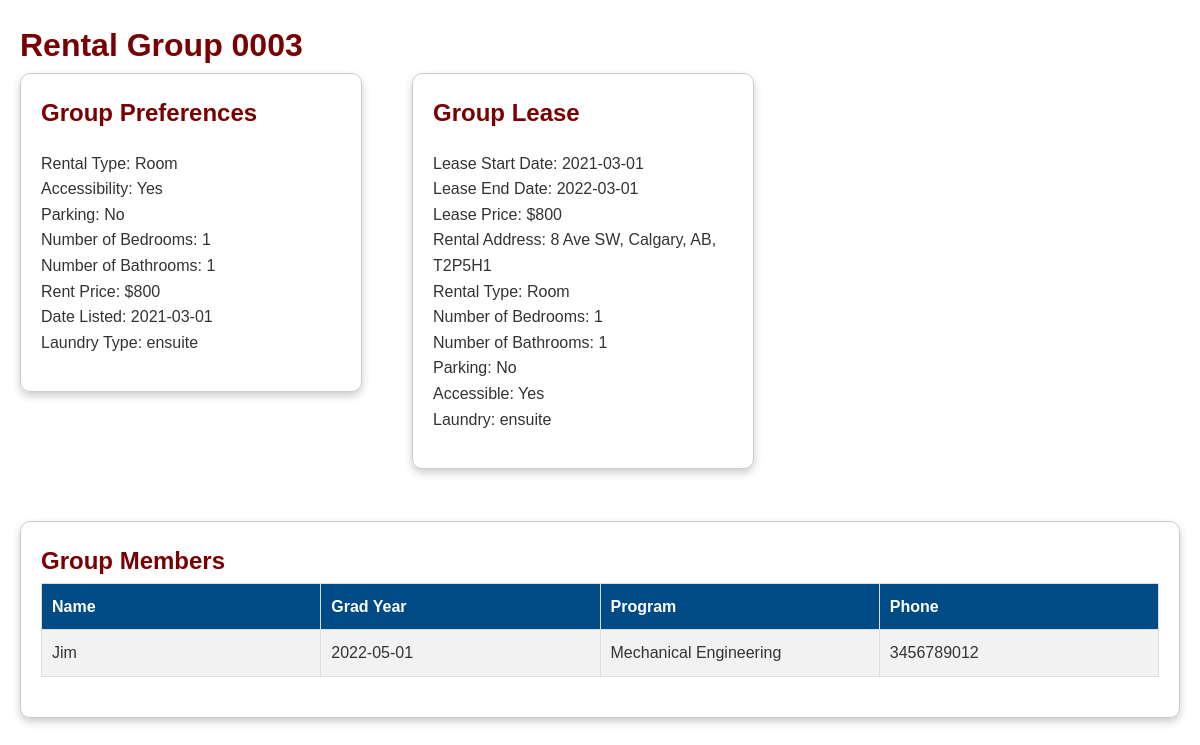
The page /pages/groupDetail.php?group_id=0003 on the database its author committed.
### tables this page shows
create table rental_group (
	id char(4) not null,
	rental_type enum('House', 'Apartment', 'Room'),
	is_accessible boolean default FALSE,
    has_parking boolean default FALSE,
    num_bedrooms int,
    num_bathrooms int,
    rent_price float check (rent_price >= 0.0),
    date_listed date not null,
    laundry_type enum ('ensuite', 'shared') not null,
    primary key (id)
);

create table lease (
	rental_id int not null,
	rental_group_id char(4) not null,
	date_signed date not null,
	end_date date not null,
	rent_price float not null check (rent_price >= 0.0),
	primary key (rental_id, rental_group_id),
	foreign key (rental_id) references rental(id) on delete cascade,
	foreign key (rental_group_id) references rental_group(id) on delete cascade	
);

create table rental (
    id int not null auto_increment,
	rental_type enum ("House", "Apartment", "Room"),
    apt_num int,
    street varchar(255) not null,
    city varchar(255) not null,
    province char(2) not null,
    pc char(7) not null,
	num_bedrooms int not null,
    num_bathrooms int not null,
    laundry_type enum ('ensuite', 'shared'),
    has_parking boolean not null,
    is_accessible boolean default FALSE,
    rent float not null,
    date_listed date not null,
	primary key (id)
);

create table renter (
	person_id char(5) not null,
	rental_group_id char(4) not null,
	grad_year date not null,
	program varchar(255) not null,
	student_id char(7) not null,
	primary key (person_id),
	foreign key (person_id) references person(id) on delete cascade,
    foreign key (rental_group_id) references rental_group(id)
);

create table person (
	id char(5) not null,
    first_name varchar(60) not null,
    last_name varchar(60) not null,
    phone_num varchar(10) not null,
	primary key (id)
);

### functions.php (called while the page is built, shortened)
<?php
function getDatabaseConnection()
{
    $username = "root";
    $password = "";
    $dbname = "rentalDB";
    try {
        $servername = "localhost";
        $conn = new PDO("mysql:host=$servername;dbname=$dbname;charset=utf8mb4", $username, $password);
        $conn->setAttribute(PDO::ATTR_ERRMODE, PDO::ERRMODE_EXCEPTION);
        return $conn;
    } catch (PDOException $e) {
        echo "Connection failed: " . $e->getMessage();
        die();
    }
}
function fetchGroupbyID($id)
{
    $conn = getDatabaseConnection();
    $group = [];
    try {
        $sql = "SELECT * FROM rental_group WHERE id = :id";
        $stmt = $conn->prepare($sql);
        $stmt->execute(['id' => $id]);
        $group = $stmt->fetch(PDO::FETCH_ASSOC);
    } catch (PDOException $e) {
        echo "Error fetching group: " . $e->getMessage();
        die();
    }
    return $group;
}
function fetchGroupMembers($id)
{
    $conn = getDatabaseConnection();
    $members = [];
    try {
        $sql = "SELECT p.first_name, p.phone_num, r.grad_year, r.program FROM renter r INNER JOIN person p ON r.person_id = p.id WHERE r.rental_group_id = :id";
        $stmt = $conn->prepare($sql);
        $stmt->execute(['id' => $id]);
        $members = $stmt->fetchAll(PDO::FETCH_ASSOC);
    } catch (PDOException $e) {
        echo "Error fetching group members: " . $e->getMessage();
        die();
    }
    return $members;
}
function fetchRentalById($id)
{
    $conn = getDatabaseConnection();
    $rental = [];
    try {
        $sql = "SELECT * FROM rental WHERE id = :id";
        $stmt = $conn->prepare($sql);
        $stmt->execute(['id' => $id]);
        $rental = $stmt->fetch(PDO::FETCH_ASSOC);
    } catch (PDOException $e) {
        echo "Error fetching rental: " . $e->getMessage();
        die();
    }
    return $rental;
}
function fetchGroupLease($id)
{
    $conn = getDatabaseConnection();
    $lease = [];
    try {
        $sql = "SELECT * FROM lease WHERE rental_group_id = :id";
        $stmt = $conn->prepare($sql);
        $stmt->execute(['id' => $id]);
        $lease = $stmt->fetch(PDO::FETCH_ASSOC);
    } catch (PDOException $e) {
        echo "Error fetching group lease: " . $e->getMessage();
        die();
    }
    return $lease;
}
?>

### pages/groupDetail.php (the view, shortened to what this page needs)
<?php
require_once '../functions.php';
$group_id = isset($_GET['group_id']) ? $_GET['group_id'] : 'Not provided';
$group = fetchGroupbyID($group_id);
?>
<!DOCTYPE html>
<html lang="en">
<head>
    <link rel="stylesheet" type="text/css" href="../style.css">
</head>
<body style="display: flex; flex-direction: column; gap: 2px; align-items: start;">
    <h1>Rental Group
        <?php
        $group_id = isset($_GET['group_id']) ? $_GET['group_id'] : 'Not provided';
        echo htmlspecialchars($group_id);
        ?>
    </h1>
    <div style="display: flex; gap: 50px; justify-content: center; align-items: start">
        <div
            style="display: flex; flex-direction: column; gap: 2px; align-items: start; border: 1px solid #ccc; box-shadow: 0 4px 8px 0 rgba(0, 0, 0, 0.2); border-radius: 10px; padding: 20px; width: 300px; height: auto;">
            <h2>Group Preferences</h2>
            <p>
                <?php
                if (!empty($group)) {
                    echo 'Rental Type: ' . htmlspecialchars($group['rental_type']) . '<br>';
                    echo 'Accessibility: ' . ($group['is_accessible'] ? 'Yes' : 'No') . '<br>';
                    echo 'Parking: ' . ($group['has_parking'] ? 'Yes' : 'No') . '<br>';
                    echo 'Number of Bedrooms: ' . htmlspecialchars($group['num_bedrooms']) . '<br>';
                    echo 'Number of Bathrooms: ' . htmlspecialchars($group['num_bathrooms']) . '<br>';
                    echo 'Rent Price: $' . htmlspecialchars($group['rent_price']) . '<br>';
                    echo 'Date Listed: ' . htmlspecialchars($group['date_listed']) . '<br>';
                    echo 'Laundry Type: ' . htmlspecialchars($group['laundry_type']) . '<br>';
                } else {
                    echo 'Group not found';
                }
                ?>
            </p>
        </div>
        <div
            style="display: flex; flex-direction: column; gap: 2px; align-items: start; border: 1px solid #ccc; box-shadow: 0 4px 8px 0 rgba(0, 0, 0, 0.2); border-radius: 10px; padding: 20px; width: 300px; height: auto;">
            <h2>Group Lease</h2>
            <p>
                <?php
                $lease = fetchGroupLease($group_id);
                $rental = fetchRentalbyID($lease['rental_id']);
                if (!empty($lease)) {
                    echo 'Lease Start Date: ' . htmlspecialchars($lease['date_signed']) . '<br>';
                    echo 'Lease End Date: ' . htmlspecialchars($lease['end_date']) . '<br>';
                    echo 'Lease Price: $' . htmlspecialchars($lease['rent_price']) . '<br>';
                    echo 'Rental Address: ' . htmlspecialchars($rental['street']) . ', ' . htmlspecialchars($rental['city']) . ', ' . htmlspecialchars($rental['province']) . ', ' . htmlspecialchars($rental['pc']) . '<br>';
                    echo 'Rental Type: ' . htmlspecialchars($rental['rental_type']) . '<br>';
                    echo 'Number of Bedrooms: ' . htmlspecialchars($rental['num_bedrooms']) . '<br>';
                    echo 'Number of Bathrooms: ' . htmlspecialchars($rental['num_bathrooms']) . '<br>';
                    echo 'Parking: ' . ($rental['has_parking'] ? 'Yes' : 'No') . '<br>';
                    echo 'Accessible: ' . ($rental['is_accessible'] ? 'Yes' : 'No') . '<br>';
                    echo 'Laundry: ' . htmlspecialchars($rental['laundry_type']) . '<br>';
                } else {
                    echo 'Lease not found';
                }
                ?>
            </p>
        </div>
    </div>
    <div
        style="display: flex; flex-direction: column; margin-top: 50px; gap: 2px; align-items: start; border: 1px solid #ccc; box-shadow: 0 4px 8px 0 rgba(0, 0, 0, 0.2); border-radius: 10px; padding: 20px; width: auto; height: auto;">
        <h2>Group Members</h2>
        <table>
            <tr>
                <th>Name</th>
                <th>Grad Year</th>
                <th>Program</th>
                <th>Phone</th>
            </tr>
            <?php
            $members = fetchGroupMembers($group_id);
            if (!empty($members) && count($members) > 0) {
                foreach ($members as $member) {
                    echo '<tr>';
                    echo '<td>' . htmlspecialchars($member['first_name']) . '</td>';
                    echo '<td>' . htmlspecialchars($member['grad_year']) . '</td>';
                    echo '<td>' . htmlspecialchars($member['program']) . '</td>';
                    echo '<td>' . htmlspecialchars($member['phone_num']) . '</td>';
                    echo '</tr>';
                }
            } else {
                echo '<tr><td colspan="5">No members found</td></tr>';
            }
            ?>
        </table>
    </div>
</body>
</html>

### style.css (style rules this page uses)
body, h1, h2, table { margin: 0; padding: 0; border: 0; }
body { font-family: Arial, sans-serif; }
body { background-color: #fff; color: #333; line-height: 1.6; padding: 20px; }
h1, h2 { text-align: center; color: #780002; }
table { width: 100%; margin-bottom: 20px; border-collapse: collapse; table-layout: fixed; }
th, td { padding: 10px; border: 1px solid #ddd; text-align: left; word-wrap: break-word; }
th { background-color: #004b85; color: #fff; }
tr:nth-child(even) { background-color: #f2f2f2; }

### rows shown on the page
rental_group: rental_type "Room", num_bedrooms "1", num_bathrooms "1", rent_price "800", date_listed "2021-03-01", laundry_type "ensuite"
lease: date_signed "2021-03-01", end_date "2022-03-01", rent_price "800"
rental: street "8 Ave SW", city "Calgary", province "AB", pc "T2P5H1", rental_type "Room", num_bedrooms "1", num_bathrooms "1", laundry_type "ensuite"
renter: person_id.first_name "Jim", grad_year "2022-05-01", program "Mechanical Engineering", person_id.phone_num "3456789012"

### other values the page prints
$group_id "0003"
